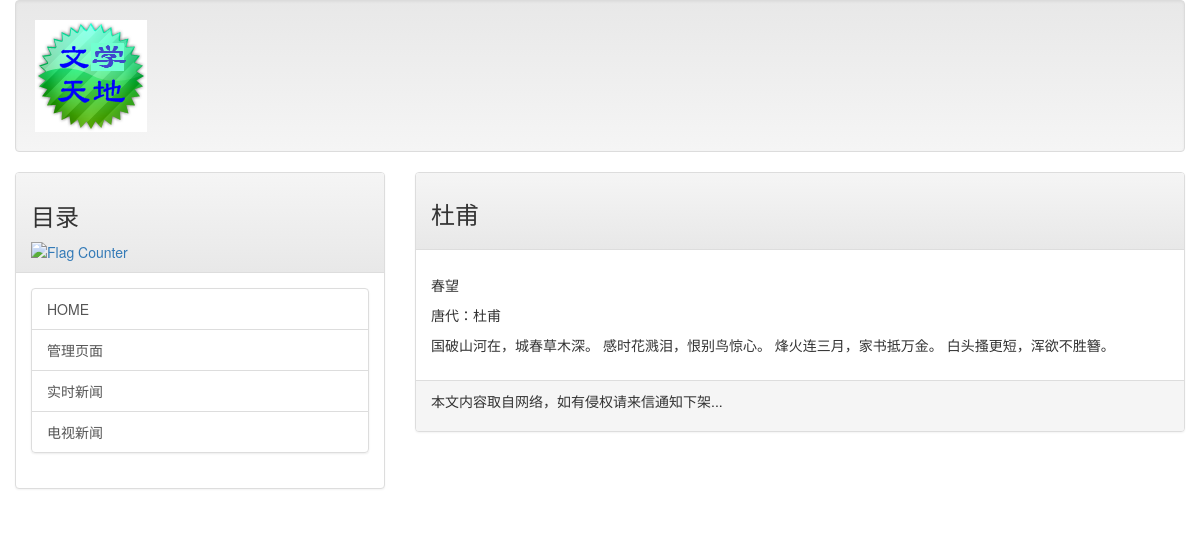
The app's page /post/q2 with its own data.
### mainsite/models.py (models this page shows, shortened)
class Post(models.Model):
    title = models.CharField(max_length=200)
    slug = models.CharField(max_length=200)
    body = models.TextField()
    pub_date = models.DateTimeField(default=timezone.now)
    class Meta:
        ordering = ('-pub_date',)

### mainsite/views.py (the view)
# urls.py: url(r'^post/(\w+)$',showpost),
def showpost(request,slug):
    template = get_template('post.html')
    try:
        post = Post.objects.get(slug = slug)
        if post != None:
            html = template.render(locals())
            return HttpResponse(html)
    except:
        return redirect('/')

### templates/post.html (shortened to what this page needs)
{% extends 'base.html' %}
{% load markdown_deux_tags %}
{% block headmessage %}
    <h3 style='font-family:微软雅黑;'>{{ post.title }}</h3>
{% endblock %}
{% block content %}
        <p style='font-family:微软雅黑;font-size:12pt;letter-spacing:2pt;'>
            {{ post.body | markdown }}</a>
        </p>
{% endblock %}

### records on screen
Post: title "杜甫", body "春望 唐代：杜甫 国破山河在，城春草木深。 感时花溅泪，恨别鸟惊心。 烽火连三月，家书抵万金。 白头搔更短，浑欲不胜簪。"
